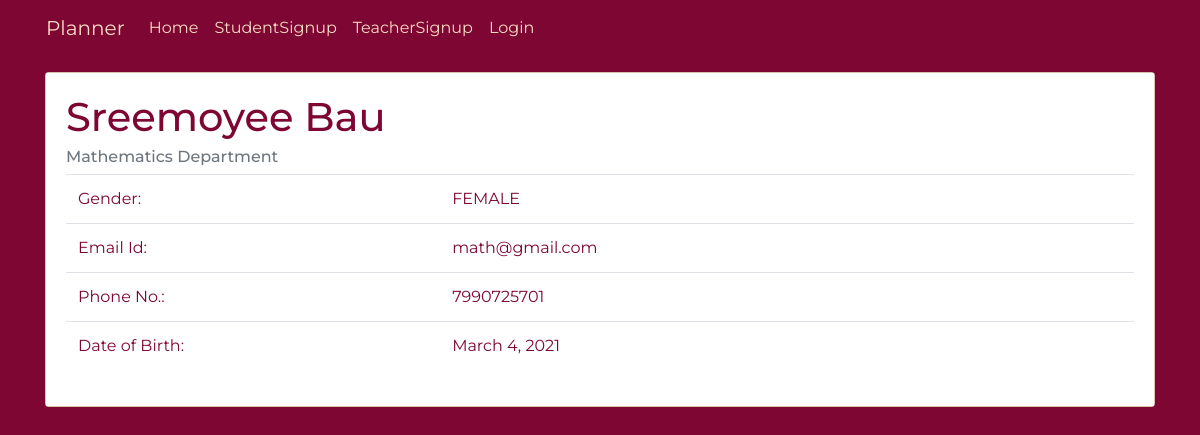
/teacher/profile_teacher (signed in), run on the app's committed database.
### account/models.py (models this page shows, shortened)
class TeacherProfile(models.Model):
    GENDER = (('M','MALE'),('F','FEMALE'))
    SUBJECT = (("MATH", "Mathematics"), ("ENG", "English"),
                  ("HINDI", "Hindi"), ("SCI", "Science"))
    department = models.TextField(default=1,choices=SUBJECT)
    teacher = models.OneToOneField(User, on_delete=models.CASCADE)
    gender = models.CharField(default='M',choices=GENDER, max_length=1)
    first_name = models.CharField(max_length=255)
    last_name = models.CharField(max_length=255)
    phone = models.IntegerField()
    dob = models.DateField()

class User(AbstractBaseUser):
    email = models.EmailField(
        verbose_name='Email Address',
        max_length=255,
        unique=True,
    )
    is_active = models.BooleanField(default=True)
    is_student = models.BooleanField(default=False)
    is_teacher = models.BooleanField(default=False)
    is_principal = models.BooleanField(default=False)
    is_staff = models.BooleanField(default=False)
    is_admin = models.BooleanField(default=False)
    USERNAME_FIELD = 'email'
    REQUIRED_FIELDS = []
    object = UserManager()

### teacher/views.py (the view)
# urls.py: path('profile_teacher', views.TeachProfile, name="profile_teacher"),
def TeachProfile(request):
    currUser = request.user.email
    Teacher = get_object_or_404(TeacherProfile, teacher_id=request.user.id)
    return render(request, 'teacher/profile.html',{'Teacher':Teacher})

### templates/teacher/profile.html
{% extends 'basic.html' %}
{% load static %}
{% load crispy_forms_tags %}
{% block body %}
<div class="container">
  <div class="card mb-3 mt-3">
    <div class="card-body" style="background-color:#fff">
      <h1 class="card-title">{{Teacher.first_name}} {{Teacher.last_name}}</h1>
      <h6 class="card-subtitle mb-2 text-muted">{{Teacher.get_department_display}} Department</h6>
      <table class="table table-borderless">
        <tbody>
          <tr>
            <td>Gender:</td>
            <td>{{Teacher.get_gender_display}}</td>
            <td></td>
            <td></td>
            <td></td>
          </tr>
          <tr>
            <td>Email Id:</td>
            <td>{{Teacher.teacher.email}}</td>
            <td></td>
            <td></td>
            <td></td>
          </tr>
          <tr>
            <td>Phone No.:</td>
            <td>{{Teacher.phone}}</td>
            <td></td>
            <td></td>
            <td></td>
          </tr>
          <tr>
            <td>Date of Birth: </td>
            <td>{{Teacher.dob}}</td>
            <td></td>
            <td></td>
            <td></td>
          </tr>
        </tbody>
      </table>
    </div>
  </div>
</div>
{% endblock body %}

### static/css/basic.css (style rules this page uses)
* { margin: 0; padding: 0; outline: none; box-sizing: border-box; font-family: 'Montserrat', sans-serif; }
body { background-color: #7d0633 !important; margin-bottom: 20px; }
.container { background-color: #7d0633 !important; color: #fbdcc4 !important; }
.card { background-color: #fbdcc4 !important; color: #7d0633; }
.card-body { background-color: #7d0633; }

### data on the page
TeacherProfile: first_name "Sreemoyee", last_name "Bau", department "Mathematics", gender "FEMALE", teacher.email "math@gmail.com", phone "7990725701", dob "March 4, 2021"
